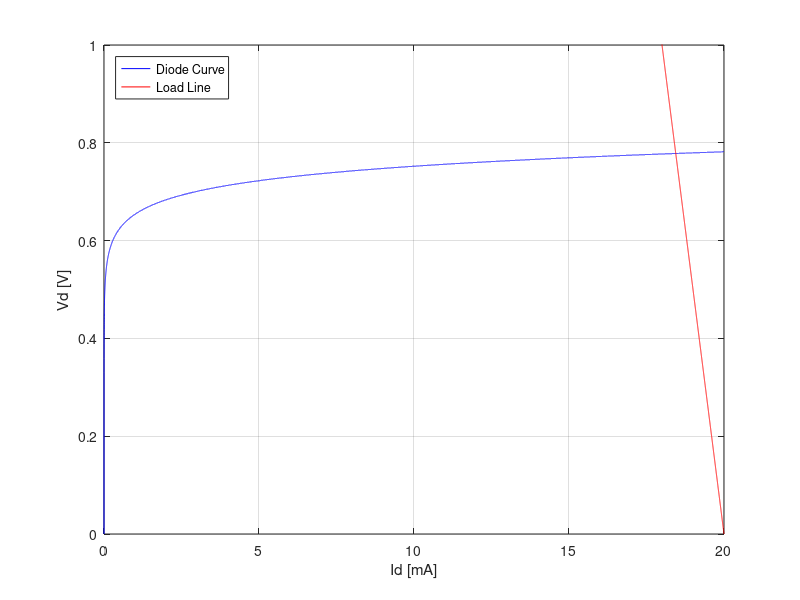

Write MATLAB code to recreate this figure.
clc
clear
n = 1.65;%ideally factor
Vt = 25.85*10^-3;%termal voltage
Id = 0 : 0.0005 : 20;%forward current
Is = 220 * 10^-12;%saturation current
Vd = n*Vt*log(((Id*10^-3)/Is)+1);%forward voltage

plot(Id , Vd , 'b');
hold on;
grid on;
y = 10 - 1/2*Id;
plot( Id, y , 'r');
xlim([0 20]);
ylim([0 1]);
xlabel('Id [mA]');
ylabel('Vd [V]');
legend( 'Diode Curve', 'Load Line', 'Location', 'northwest' );

VD = @(iD) n*Vt*log((iD*10^-3/Is)-1);
LL = @(iD) 10 - 1/2*iD;
f  = @(iD) -VD(iD) + LL(iD);

% fplot(VD);

[x, fval] = fzero(f,10)
VD(x)


% function y = VD(iD)
%     y = n*Vt*log((iD*10^-3/Is)-1);
% end
% 
% function y = LL(iD)
%     y = 10 - 1/2*iD;
% end

